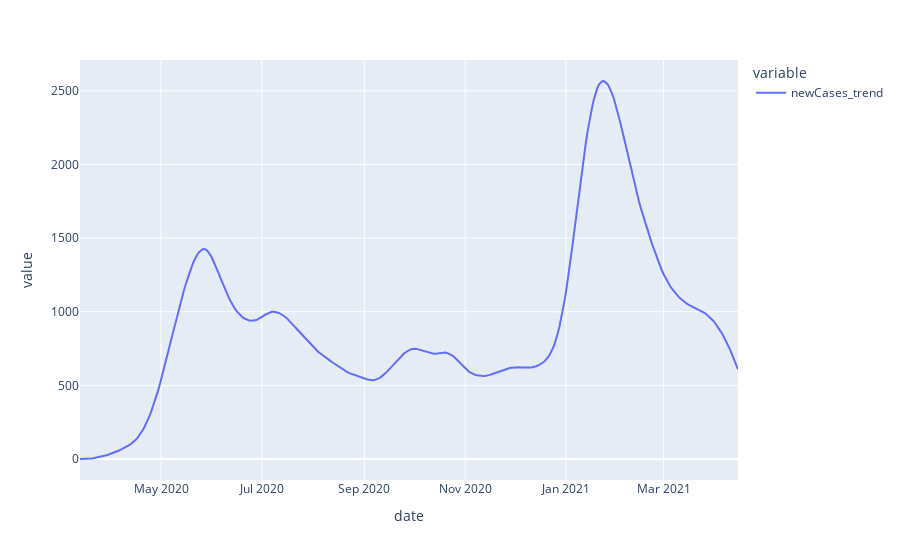

Notebook source saved alongside this figure:
### Code cell
fig = px.line(y)

fig.update_layout(hovermode="x")
fig.update_traces(hovertemplate = "%{y}")

### Figure 1 — Plotly figure (JSON) as saved in the notebook; plotly's stock layout.template omitted (floating-point values rounded to 4 significant figures; data arrays with more than 128 entries replaced by an {"elided": "..."} marker saying what was removed)
{"data": [{"hovertemplate": "%{y}", "legendgroup": "newCases_trend", "line": {"color": "#636efa", "dash": "solid"}, "mode": "lines", "name": "newCases_trend", "orientation": "v", "showlegend": true, "type": "scatter", "x": {"elided": "399 str values"}, "xaxis": "x", "y": {"elided": "399 float values"}, "yaxis": "y"}], "layout": {"hovermode": "x", "legend": {"title": {"text": "variable"}, "tracegroupgap": 0}, "margin": {"t": 60}, "xaxis": {"anchor": "y", "domain": [0, 1], "title": {"text": "date"}}, "yaxis": {"anchor": "x", "domain": [0, 1], "title": {"text": "value"}}}}
